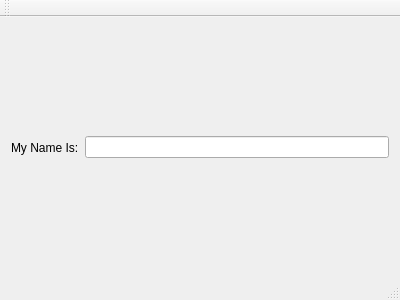
<?xml version="1.0" encoding="UTF-8"?>
<ui version="4.0">
 <class>MainWindow</class>
 <widget class="QMainWindow" name="MainWindow">
  <property name="geometry">
   <rect>
    <x>0</x>
    <y>0</y>
    <width>400</width>
    <height>300</height>
   </rect>
  </property>
  <property name="windowTitle">
   <string>MainWindow</string>
  </property>
  <widget class="QWidget" name="centralWidget">
   <layout class="QHBoxLayout" name="horizontalLayout">
    <item>
     <widget class="QLabel" name="label">
      <property name="text">
       <string>My Name Is:</string>
      </property>
     </widget>
    </item>
    <item>
     <widget class="QLineEdit" name="lineEdit"/>
    </item>
   </layout>
  </widget>
  <widget class="QMenuBar" name="menuBar">
   <property name="geometry">
    <rect>
     <x>0</x>
     <y>0</y>
     <width>400</width>
     <height>21</height>
    </rect>
   </property>
  </widget>
  <widget class="QToolBar" name="mainToolBar">
   <attribute name="toolBarArea">
    <enum>TopToolBarArea</enum>
   </attribute>
   <attribute name="toolBarBreak">
    <bool>false</bool>
   </attribute>
  </widget>
  <widget class="QStatusBar" name="statusBar"/>
 </widget>
 <layoutdefault spacing="6" margin="11"/>
 <resources/>
 <connections/>
</ui>
